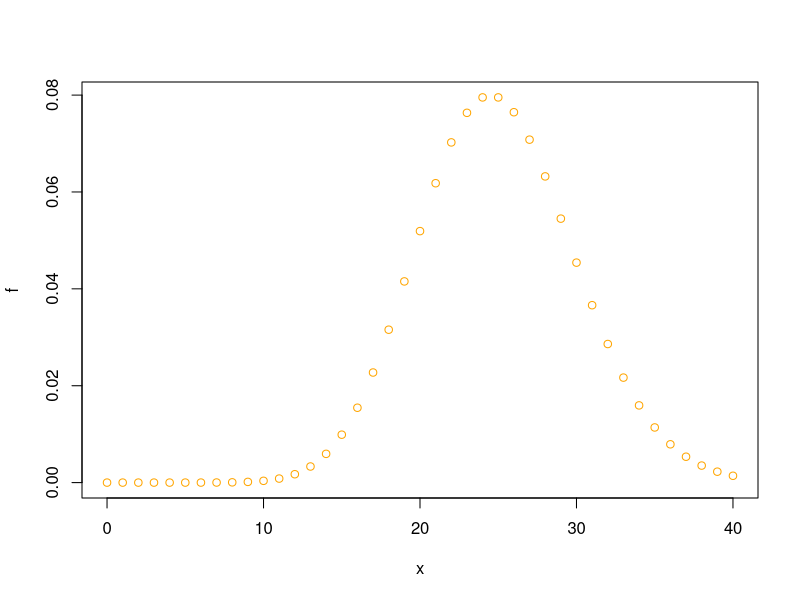

R code for this plot:
#P(x=20)

landa<-25
exp(-landa)*landa^20/factorial(20)
dpois(20,landa) #mas facil con este comando
#Pintamos el poisson
x<-0:40
f<-dpois(x,landa)
plot(x,f,col="orange")
#Para calcular P(x<=20)

ppois(20,25)
#Para saber P(18<=X<=22)
ppois(22,25)-ppois(17,25)#Muy importante el 17 en vez de 18, el 18 esta incluido por tanto no hay que restarlo

#Queremos saber la probabilidad que pase un tiempo de  0.033 horas entre dos llamadas P(T=0.033)
#Para hacer eso debemos calcular la probabiliada de tener 0 llamadas em 0.033
#La landa es diferente ya que no es en una hora, es 0.033, calculamos el nuevo f(x) como:
dpois(0,0.033*landa)


mean(rexp(50000000,25))

